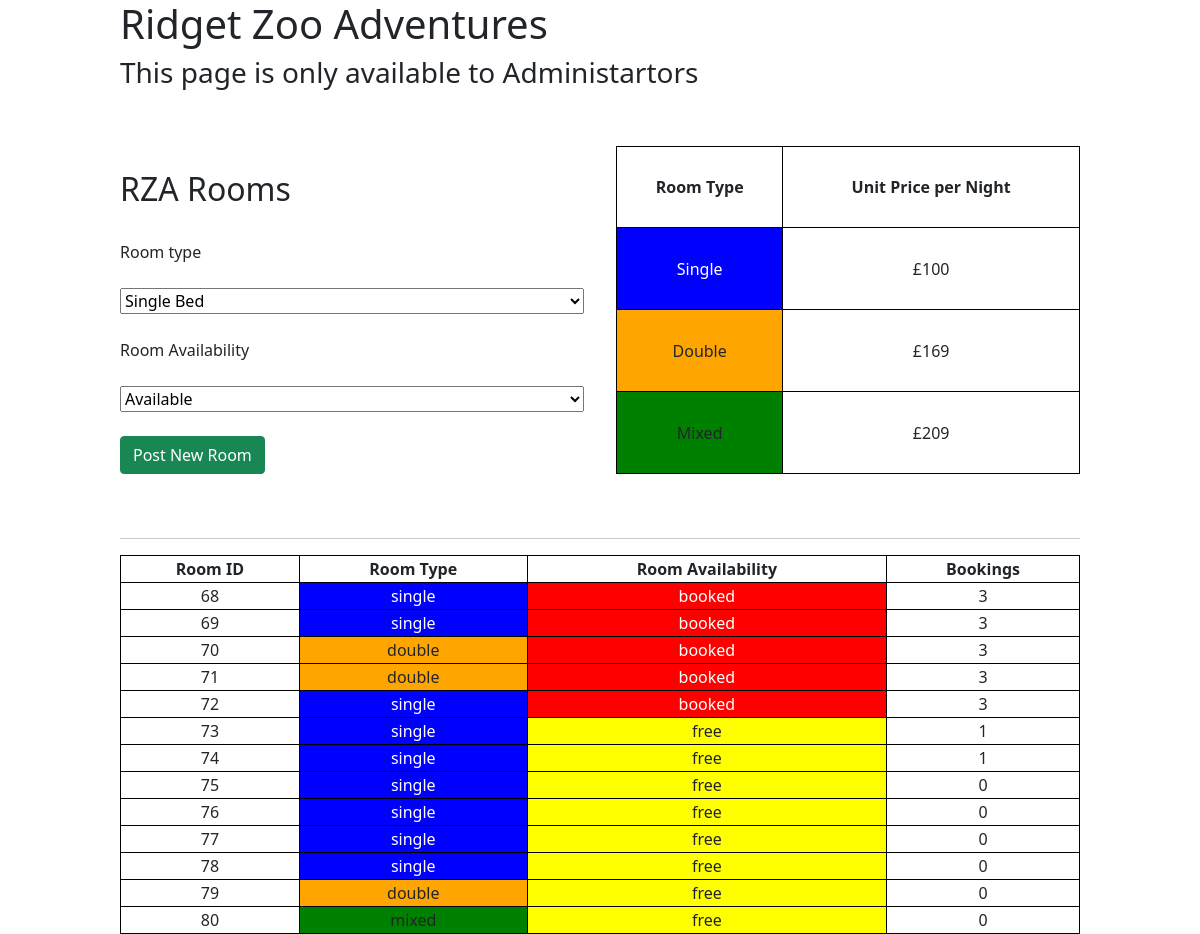
Page /admin/view-bookings/index.php on the earlier database version.
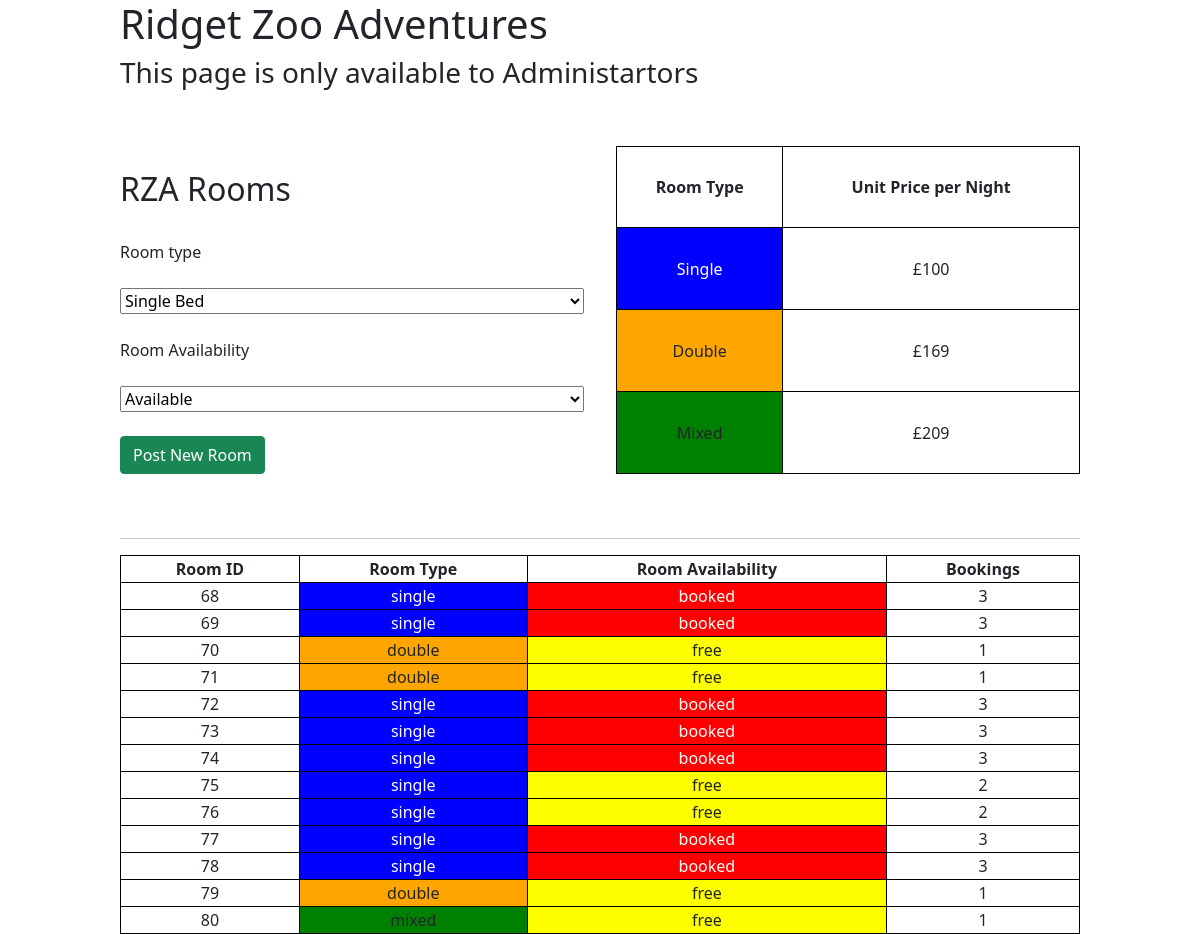
Same page on the later database version.
### tables this page shows
CREATE TABLE IF NOT EXISTS `rooms` (
  `roomID` int(11) NOT NULL AUTO_INCREMENT,
  `roomType` enum('single','double','mixed') NOT NULL,
  `roomAvailability` enum('free','booked') DEFAULT 'free',
  `bookings` int(3) NOT NULL DEFAULT 0,
  PRIMARY KEY (`roomID`)
);

### admin/view-bookings/index.php (the view, shortened to what this page needs)
<?php
include("../../home/db.php");
?>
<!DOCTYPE html>
<html lang="en">
<head>
    <link href="https://cdn.jsdelivr.net/npm/bootstrap@5.0.2/dist/css/bootstrap.min.css" rel="stylesheet"
>
    <link rel="stylesheet" href="temp.css">
</head>
<body>
    <main>
        <section class="content">
            <h1>Ridget Zoo Adventures</h1>
            <h3>This page is only available to Administartors</h3>
            <br><br>
            <div class="top">
                <section class="new">
                    <br>
                    <h2>RZA Rooms</h2>
                    <br>
                    <form action="newRoom.php" method="post">
                        <label for="roomType">Room type</label><br><br>
                        <select name="roomType" id="roomType">
                            <option value="single">Single Bed</option>
                        </select>
                        <br><br>
                        <label for="availability">Room Availability</label><br><br>
                        <select name="availability" id="availability">
                            <option value="free">Available</option>
                        </select>
                        <br><br>
                        <input type="submit" class="btn btn-success" name="newRoom" id="newRoom" value="Post New Room">
                    </form>
                </section>
                <section class="prices">
                    <table class="prices">
                        <tr>
                            <th>Room Type</th>
                            <th>Unit Price per Night</th>
                        </tr>
                        <tr>
                            <td>Single</td>
                            <td>£100</td>
                        </tr>
                        <tr>
                            <td>Double</td>
                            <td>£169</td>
                        </tr>
                        <tr>
                            <td>Mixed</td>
                            <td>£209</td>
                        </tr>
                    </table>
                </section>
            </div>
            <br><br>
            <hr>
            <section class="current">
                <table>
                    <tr class="headers">
                        <th>Room ID</th>
                        <th>Room Type</th>
                        <th>Room Availability</th>
                        <th>Bookings</th>
                    </tr>
                    <?php
                    $getRooms = "SELECT * FROM rooms";
                    $get = $db->query($getRooms);
                    if ($get) {
                        if ($get->num_rows > 0) {
                            while ($room = $get->fetch_assoc()) {
                                ?>
                                <tr>
                                    <td><?php echo $room['roomID']; ?></td>
                                    <td><?php echo $room['roomType']; ?></td>
                                    <td class="availability"><?php echo $room['roomAvailability']; ?></td>
                                    <td><?php echo $room['bookings']; ?></td>
                                </tr>
                                <?php
                            }
                        }
                    }
                    ?>
                </table>
            </section>
        </section>
    </main>
</body>
</html>

### admin/view-bookings/temp.css (style rules this page uses)
main .content { width : 80% }
main { display: flex; justify-content: center; align-items: center; }
select { width: 100%; }
th, td, tr { border: 1px solid black; text-align: center; }
table { width: 100%; }
.top { display: flex; flex-direction: row; gap: 2rem; justify-content: space-between; }
.new { width: 50%; }
.prices { width: 50%; }
.prices table { height: 100%; width: 100%; }

Differences in the rows shown:
changed rooms id 70: roomAvailability "booked" → "free"; bookings "3" → "1"
changed rooms id 71: roomAvailability "booked" → "free"; bookings "3" → "1"
changed rooms id 73: roomAvailability "free" → "booked"; bookings "1" → "3"
changed rooms id 74: roomAvailability "free" → "booked"; bookings "1" → "3"
changed rooms id 75: bookings "0" → "2"
changed rooms id 76: bookings "0" → "2"
changed rooms id 77: roomAvailability "free" → "booked"; bookings "0" → "3"
changed rooms id 78: roomAvailability "free" → "booked"; bookings "0" → "3"
changed rooms id 79: bookings "0" → "1"
changed rooms "mixed": bookings "0" → "1"
